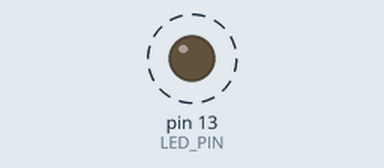
Simulated run of this sketch. Board: Arduino Uno, built with avr-gcc and run on an emulated ATmega328P. On the bench: output pins drawn as LEDs (lit = HIGH). Dashed ring = blinking.

Above: at 0.5 s.
Timing chart, 0 to 4.6 s (numbered marks = the images above):
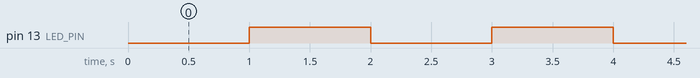

Measured:
- by itself, pin 13 (LED_PIN): alternates HIGH for 1.0 s and LOW for 1.0 s

The sketch:

fro_trial1.ino
```cpp
#define LED_PIN 13

void setup() {
  pinMode ( LED_PIN, OUTPUT );
}

void loop() {
  digitalWrite( LED_PIN, LOW);
  delay( 1000 );
  digitalWrite( LED_PIN, HIGH);
  delay( 1000 );
#if 0
  digitalWrite( LED_PIN, LOW);
  delay( 50 );
  digitalWrite( LED_PIN, HIGH);
  delay( 50 );
#endif
}
```
